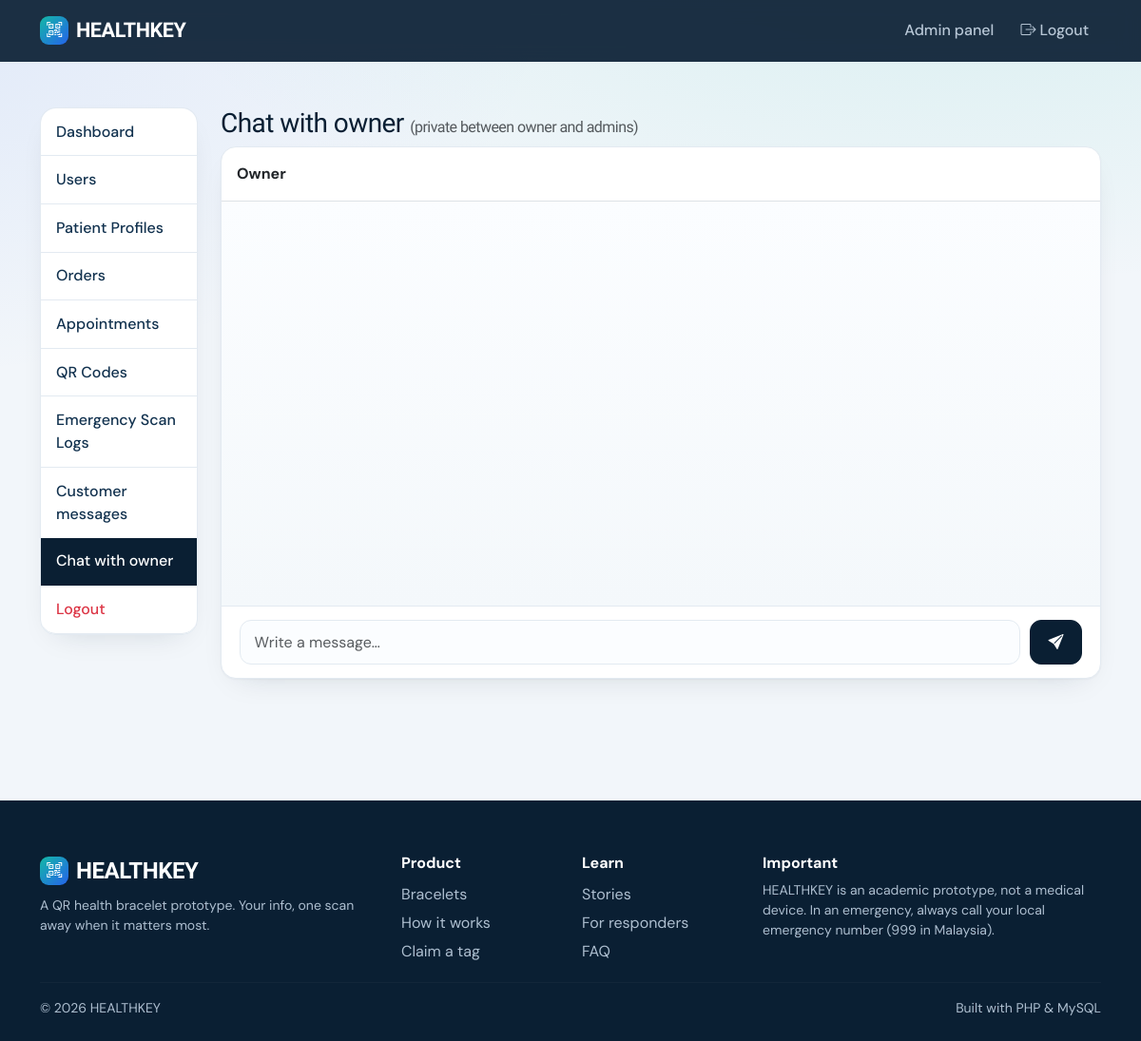
/admin/staff-chat.php (signed in), run on an earlier commit of the app's database.
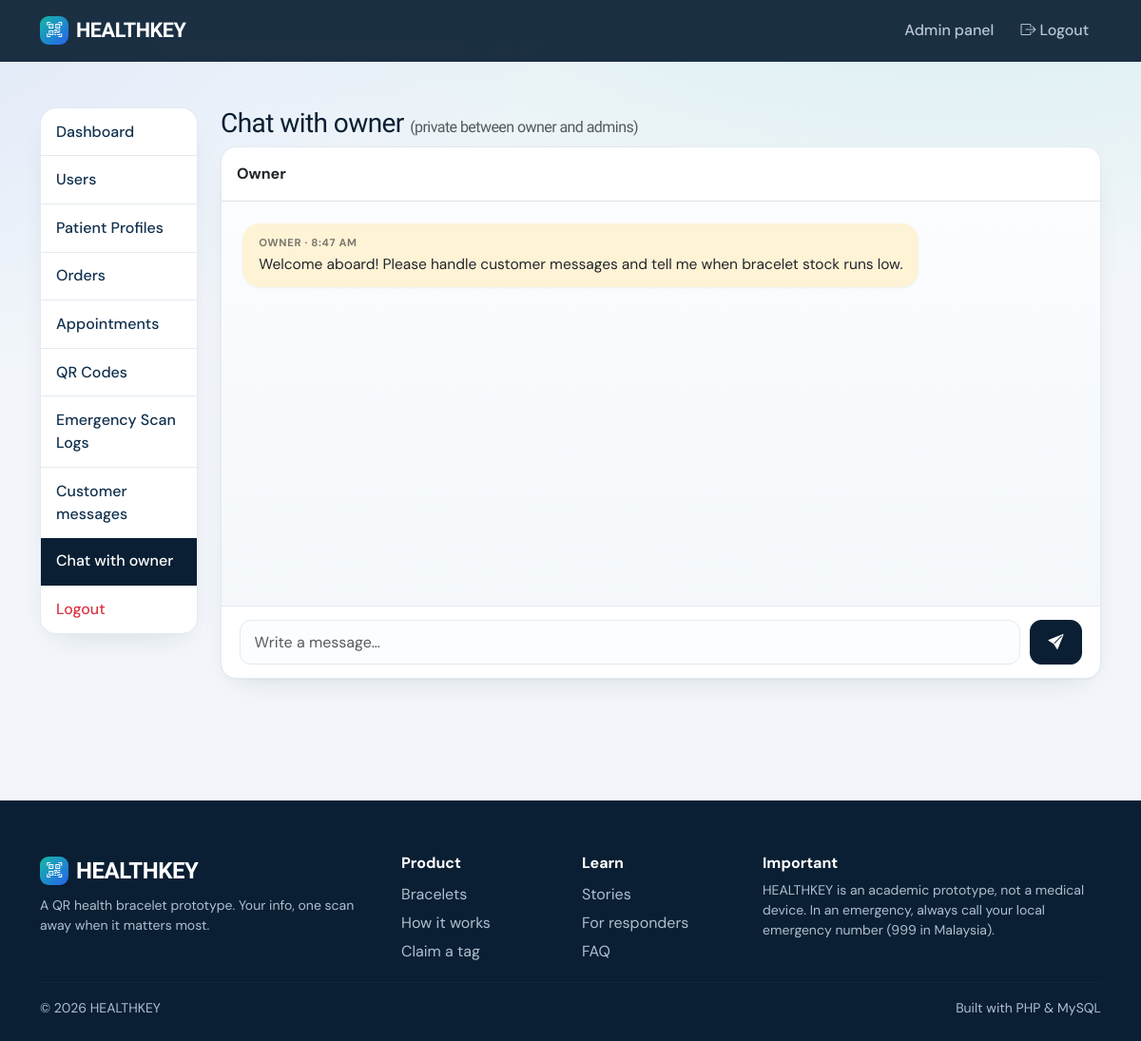
And on a later commit of the database.
### tables this page shows
CREATE TABLE staff_messages(id INT AUTO_INCREMENT PRIMARY KEY,admin_id INT NOT NULL,sender_role ENUM('super','admin') NOT NULL,message TEXT NOT NULL,is_read TINYINT NOT NULL DEFAULT 0,read_at DATETIME NULL,created_at TIMESTAMP DEFAULT CURRENT_TIMESTAMP,INDEX(admin_id,sender_role,is_read),FOREIGN KEY(admin_id) REFERENCES users(id) ON DELETE CASCADE);

### includes/database.php (called while the page is built)
<?php
function db(){static $p;if(!$p){$p=new PDO('mysql:host='.DB_HOST.';dbname='.DB_NAME.';charset=utf8mb4',DB_USER,DB_PASS,[PDO::ATTR_ERRMODE=>PDO::ERRMODE_EXCEPTION,PDO::ATTR_DEFAULT_FETCH_MODE=>PDO::FETCH_ASSOC]);}return $p;}
function q($sql,$a=[]){$s=db()->prepare($sql);$s->execute($a);return $s;}

### includes/auth.php (called while the page is built, shortened)
<?php
function user(){static $u=false;if($u===false){$u=!empty($_SESSION['uid'])?q('SELECT * FROM users WHERE id=? AND is_active=1',[$_SESSION['uid']])->fetch():null;}return $u?:null;}
function is_staff($u=null){$u=$u??user();return $u&&in_array($u['role'],['admin','superadmin']);}
function require_admin(){if(!is_staff()){http_response_code(403);die('You do not have permission to access this page.');}}

### includes/functions.php (called while the page is built, shortened)
<?php
function e($v){return htmlspecialchars((string)$v,ENT_QUOTES,'UTF-8');}
function seen_label($dt){$t=strtotime($dt);return date('Y-m-d',$t)===date('Y-m-d')?date('g:i A',$t):date('j M, g:i A',$t);}

### admin/staff-chat.php (the view, shortened to what this page needs)
<?php require '_top.php';
$mine=$super?'super':'admin';$other=$super?'admin':'super';
$admins=$super?q("SELECT u.id,u.name,(SELECT MAX(id) FROM staff_messages s WHERE s.admin_id=u.id) last,(SELECT COUNT(*) FROM staff_messages s WHERE s.admin_id=u.id AND s.sender_role='admin' AND s.is_read=0) unread FROM users u WHERE u.role='admin' AND u.is_active=1 ORDER BY unread DESC,last DESC,u.name")->fetchAll():[];
$aid=$super?(int)($_GET['aid']??($admins[0]['id']??0)):$u['id'];
$aname=$aid?(q('SELECT name FROM users WHERE id=?',[$aid])->fetch()['name']??''):'';$msgs=[];
if($aid){q('UPDATE staff_messages SET is_read=1,read_at=NOW() WHERE admin_id=? AND sender_role=? AND is_read=0',[$aid,$other]);$msgs=q('SELECT * FROM staff_messages WHERE admin_id=? ORDER BY id',[$aid])->fetchAll();}?>
<h3><?=$super?'Staff chat':'Chat with owner'?> <small class="text-muted fs-6">(private between owner and admins)</small></h3>
<div class="row g-3">
<div class="<?=$super?'col-md-8':'col-12'?>"><?php if($aid):?><div class="card chatbox" style="height:560px"><div class="p-3 border-bottom"><b><?=e($super?$aname:'Owner')?></b></div>
<div id="msgs" class="msgs"><?php foreach($msgs as $m):$my=$m['sender_role']===$mine;?><div class="bub b-<?=$my?'user':'admin'?>"><small><?=$my?'You':e($m['sender_role']==='super'?'Owner':$aname)?> · <?=e(seen_label($m['created_at']))?></small><p><?=nl2br(e($m['message']))?></p></div><?php endforeach;?></div>
<form method="post" class="inputbar"><?=csrf()?><input type="hidden" name="aid" value="<?=$aid?>"><input id="reply" name="message" class="form-control" placeholder="Write a message…" required autocomplete="off"><button class="btn btn-primary"><i class="bi bi-send-fill"></i></button></form></div>
<?php else:?><div class="card p-4 text-muted">Select an admin to start chatting.</div><?php endif;?></div></div>
<?php require '_bottom.php';

### admin/_top.php (shortened to what this page needs)
<?php require_once __DIR__.'/../includes/bootstrap.php'; require_admin(); $u=user(); $super=$u['role']==='superadmin';
$nav=['index'=>'Dashboard','users'=>'Users','patients'=>'Patient Profiles','orders'=>'Orders','appointments'=>'Appointments','qr-codes'=>'QR Codes','scan-logs'=>'Emergency Scan Logs'];
if($super)$nav=['index'=>'Dashboard','bracelets'=>'Bracelets','staff'=>'Staff (admins)','staff-chat'=>'Staff chat']+array_slice($nav,1);
else{$nav['messages']='Customer messages';$nav['staff-chat']='Chat with owner';}
$cur=basename($_SERVER['SCRIPT_NAME'],'.php');$cur=['user-view'=>'users','user-form'=>'users','bracelet-form'=>'bracelets','staff-form'=>'staff'][$cur]??$cur;
$title=$super?'Owner':'Admin'; require __DIR__.'/../includes/header.php'; ?>
<div class="row"><div class="col-lg-2 mb-3"><?php if($super):?><span class="badge mb-2" style="background:var(--teal);color:var(--ink)"><i class="bi bi-star-fill"></i> Owner</span><?php endif;?><div class="list-group">
<?php foreach($nav as $f=>$l):?><a class="list-group-item list-group-item-action <?=$cur===$f?'active':''?>" href="<?=BASE_URL?>/admin/<?=$f?>.php"><?=$l?></a><?php endforeach;?>
<a class="list-group-item list-group-item-action text-danger" href="<?=BASE_URL?>/logout.php">Logout</a></div></div><div class="col-lg-10">

What changed in the data, as far as the page shows it:
added staff_messages: sender_role "OWNER", created_at "8:47 AM", message "Welcome aboard! Please handle customer messages and tell me when bracelet stock runs low."
